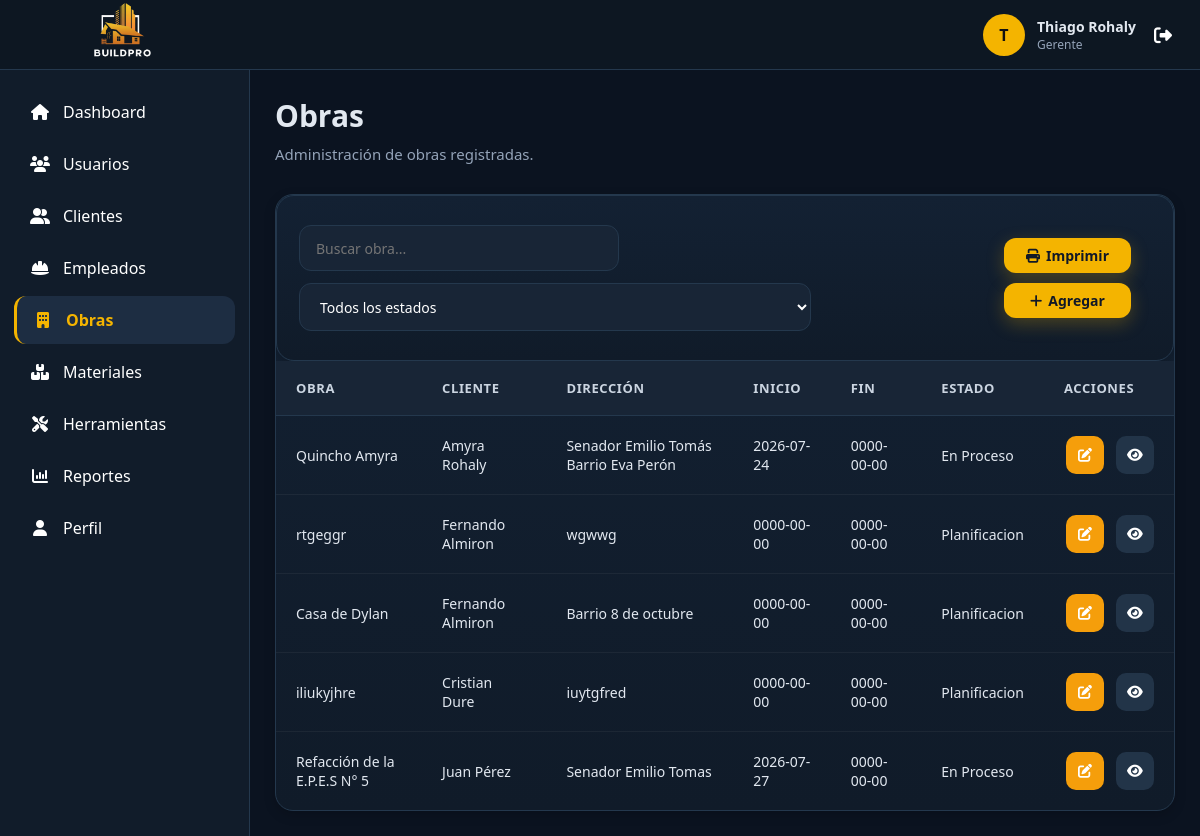
Page /vistas/obras/index.php (signed in) on the earlier database version.
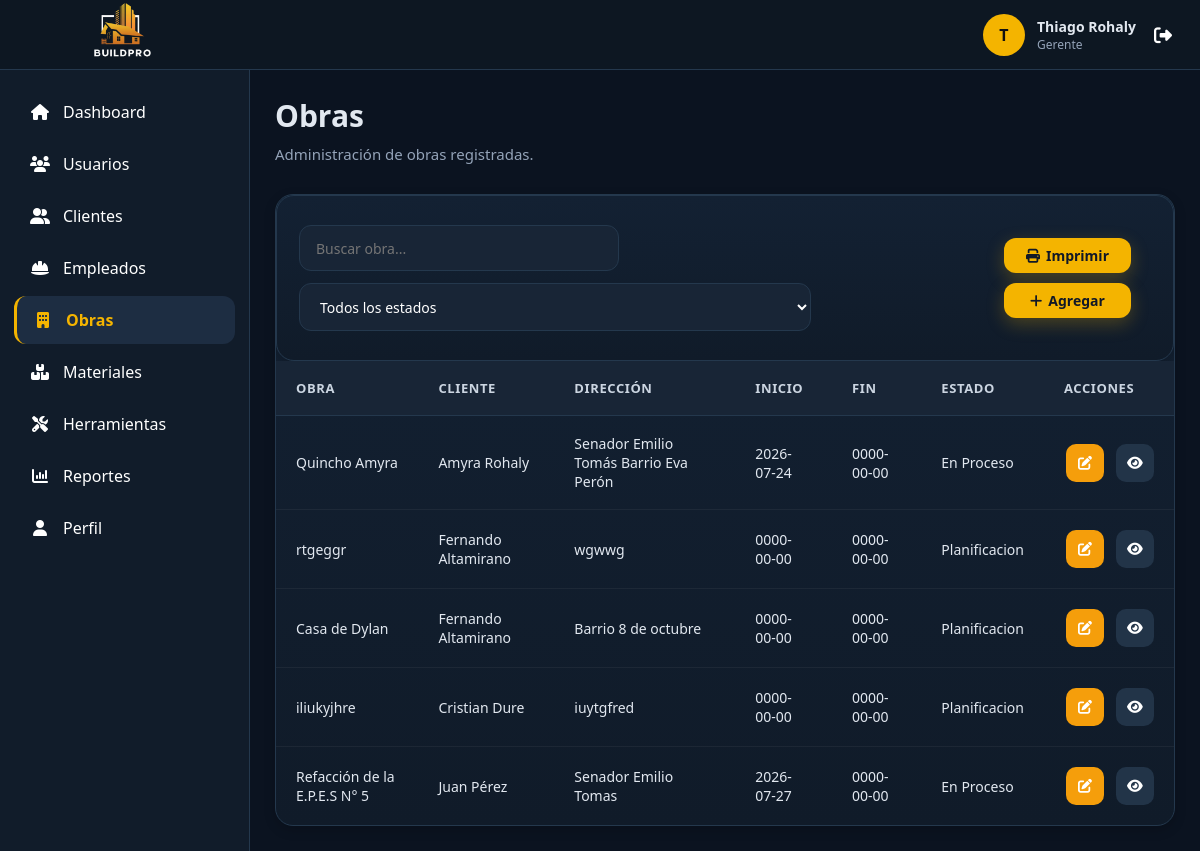
Same page on the later database version.
### tables this page shows
CREATE TABLE `obra` (
  `id_obra` int(11) NOT NULL,
  `id_usuario` int(11) NOT NULL,
  `nombre_obra` varchar(150) NOT NULL,
  `direccion` varchar(255) NOT NULL,
  `descripcion` text DEFAULT NULL,
  `fecha_inicio` date DEFAULT NULL,
  `fecha_fin` date DEFAULT NULL,
  `estado` enum('Planificacion','En Proceso','Finalizada','Cancelada','Suspendida') DEFAULT 'Planificacion',
  `activo` tinyint(1) NOT NULL DEFAULT 1
);

CREATE TABLE `usuario` (
  `id_usuario` int(11) NOT NULL,
  `id_rol` int(11) NOT NULL,
  `nombre` varchar(100) NOT NULL,
  `apellido` varchar(100) NOT NULL,
  `documento` varchar(20) DEFAULT NULL,
  `correo` varchar(150) NOT NULL,
  `contraseña` varchar(255) NOT NULL,
  `telefono` varchar(20) DEFAULT NULL,
  `direccion` varchar(255) DEFAULT NULL,
  `salario` decimal(12,2) DEFAULT NULL,
  `id_cargo` int(11) DEFAULT NULL,
  `fecha_registro` datetime DEFAULT current_timestamp(),
  `estado` tinyint(1) DEFAULT 1 COMMENT '1=Activo, 0=Inactivo'
);

### modelos/Conexion.php (called while the page is built)
<?php
class Conexion {
    private $host = "localhost";
    private $usuario = "root";
    private $password = "";
    private $baseDatos = "constructora";
    public function conectar(){
        try {
            $conexion = new PDO(
                "mysql:host=".$this->host.";dbname=".$this->baseDatos.";charset=utf8",
                $this->usuario,
                $this->password
            );
            $conexion->setAttribute(
                PDO::ATTR_ERRMODE,
                PDO::ERRMODE_EXCEPTION
            );
            return $conexion;
        } catch(PDOException $e){
            die("Error de conexión: ".$e->getMessage());
        }
    }
}
?>

### modelos/Obra.php (called while the page is built, shortened)
<?php
require_once "Conexion.php";
class Obra
{
    private $conexion;
    public function __construct()
    {
        $db = new Conexion();
        $this->conexion = $db->conectar();
    }
    public function obtenerTodos()
    {
        $sql = "SELECT
    o.id_obra,
    o.nombre_obra,
    o.direccion,
    o.fecha_inicio,
    o.fecha_fin,
    o.estado,
    u.nombre AS nombre_cliente,
    u.apellido AS apellido_cliente
FROM obra o
INNER JOIN usuario u
    ON o.id_usuario = u.id_usuario";
        $consulta = $this->conexion->prepare($sql);
        $consulta->execute();
        return $consulta->fetchAll(PDO::FETCH_ASSOC);
    }
}

### vistas/obras/index.php (the view, shortened to what this page needs)
<?php
require_once "../../modelos/Obra.php";
$obra = new Obra();
$obras = $obra->obtenerTodos();
require_once "../../layouts/header.php";
require_once "../../layouts/sidebar.php";
?>
<main class="content">
    <div class="page-title no-print">
        <h1>Obras</h1>
        <p>
            Administración de obras registradas.
        </p>
    </div>
    <div class="table-container">
        <div class="toolbar no-print">
            <div class="toolbar-left">
                <input
                    type="text"
                    id="buscarObra"
                    class="search-box"
                    placeholder="Buscar obra...">
                <select id="filtroEstado" class="filter">
                    <option value="">
                        Todos los estados
                    </option>
                </select>
            </div>
            <div style="display: flex; flex-direction: column; margin: 20px;">
                <button
                    onclick="window.print()"
                    class="btn btn-primary"
                    style="margin-bottom: 10px;">
                    <i class="fa-solid fa-print"></i>
                    Imprimir
                </button>
                <a
                    href="agregar.php"
                    class="btn btn-primary">
                    <i class="fa-solid fa-plus"></i>
                    Agregar
                </a>
            </div>
        </div>
        <table
            class="table"
            id="tablaObras">
            <thead>
                <tr>
                    <th>Obra</th>
                    <th>Cliente</th>
                    <th>Dirección</th>
                    <th>Inicio</th>
                    <th>Fin</th>
                    <th>Estado</th>
                    <th class="no-print">
                        Acciones
                    </th>
                </tr>
            </thead>
            <tbody>
                <?php foreach ($obras as $o) { ?>
                    <tr>
                        <td>
                            <?= $o["nombre_obra"] ?>
                        </td>
                        <td>
                            <?= $o["nombre_cliente"] . " " . $o["apellido_cliente"] ?>
                        </td>
                        <td>
                            <?= $o["direccion"] ?>
                        </td>
                        <td>
                            <?= $o["fecha_inicio"] ?>
                        </td>
                        <td>
                            <?= $o["fecha_fin"] ?>
                        </td>
                        <td>
                            <?= $o["estado"] ?>
                        </td>
                        <td class="no-print">
                            <div class="table-actions">
                            <a href="editar.php?id=<?= $o["id_obra"] ?>" class="btn btn-warning">
                                <i class="fa-solid fa-pen-to-square"></i>
                            </a>
                            <a href="ver.php?id=<?= $o["id_obra"] ?>" class="btn btn-secondary">
                                <i class="fa-solid fa-eye"></i>
                            </a>
                            </div>
                        </td>
                    </tr>
                <?php } ?>
            </tbody>
        </table>
    </div>
</main>
<?php
require_once "../../layouts/footer.php";
?>

Differences in the rows shown:
changed through a linked row, obra "rtgeggr": id_usuario.apellido "Almiron" → "Altamirano"
changed through a linked row, obra "Casa de Dylan": id_usuario.apellido "Almiron" → "Altamirano"
